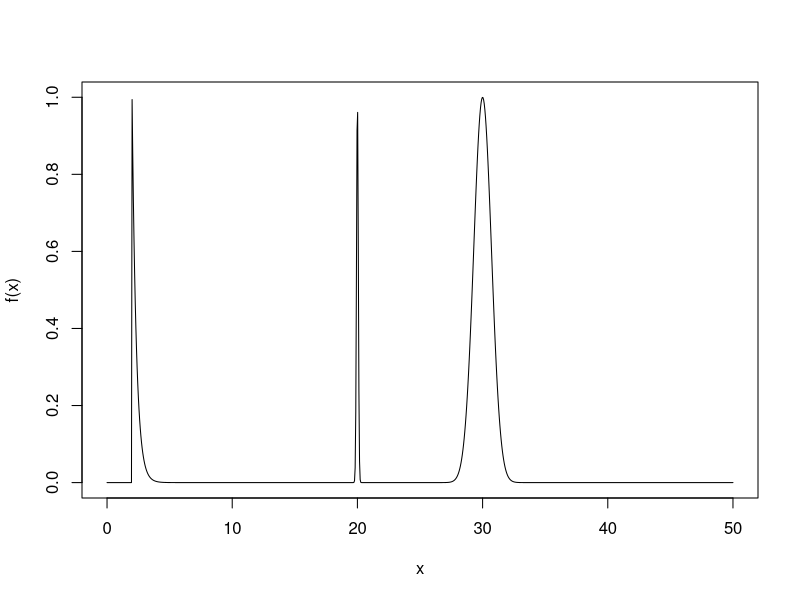
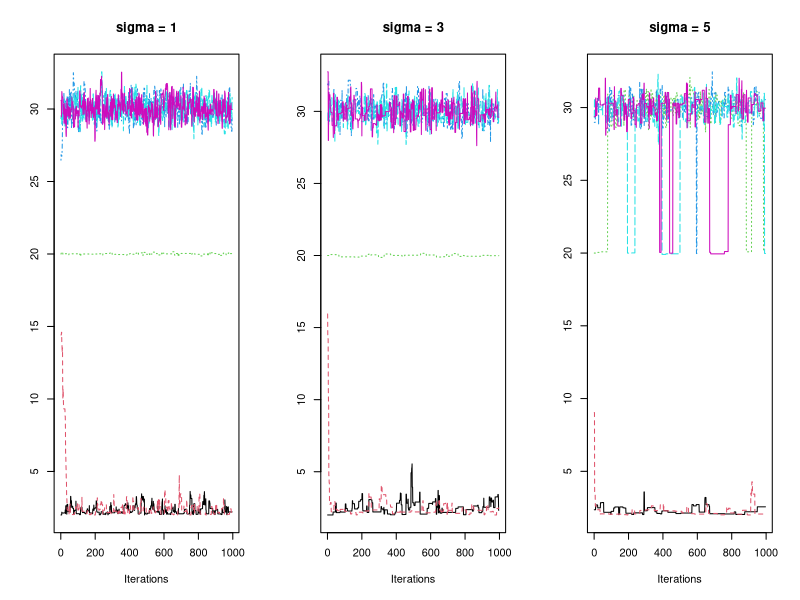
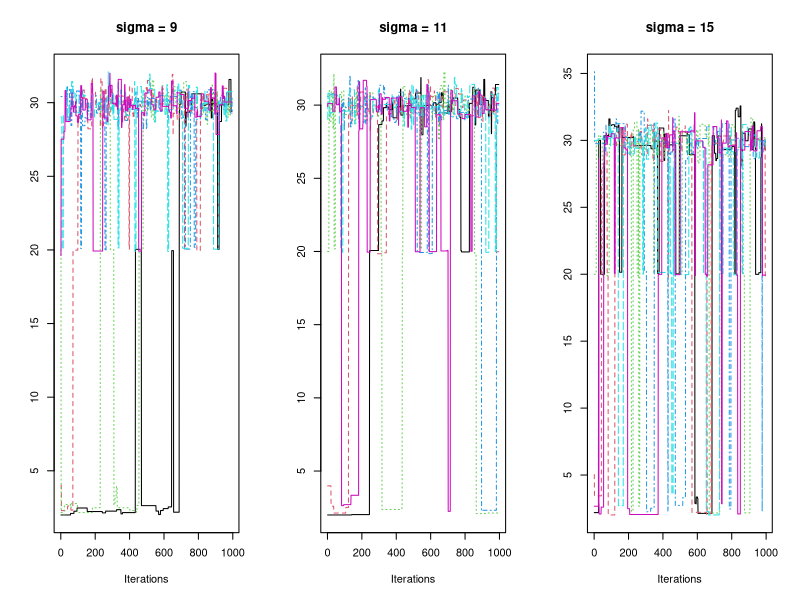
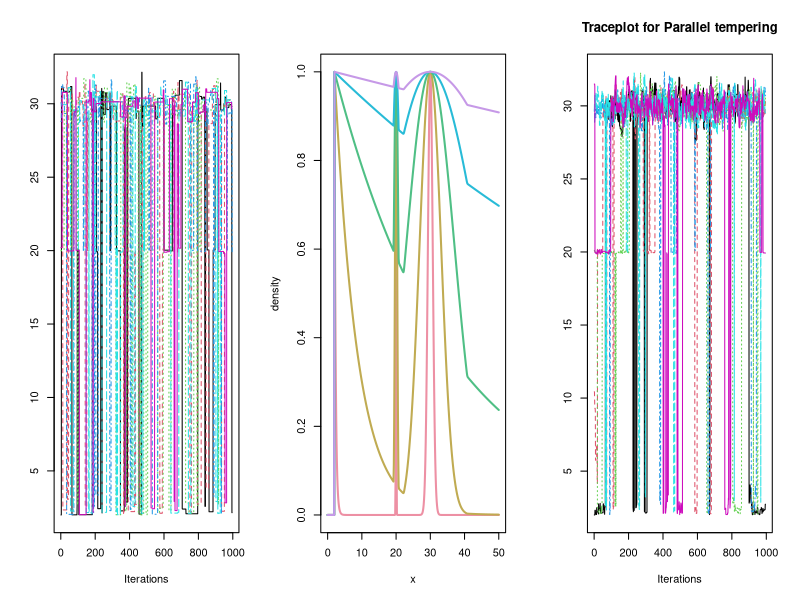

Reproduce these figures in R, in order.
## ---- chunk 1
knitr::opts_chunk$set(
  collapse = TRUE,
  comment = "#>"
)
include_solutions <- TRUE
## ---- chunk 2
set.seed(17)
require(rmarkdown)
require(knitr)
require(kableExtra)
# Put any library imports and other preamble here.
## ---- chunk 3
#| echo: false
#| label: fig-1
#| fig-cap: "Target Distribution up to normalisation constant"

#######################
# Question 1
#######################

library(coda)

target <- function(x) {
  if (x>=2){
    return (exp(-3*(x-2)) + exp(-(x-30)^2) + exp(-((x-20)^2)/0.01))
  }
  else{
    return (0)
  }
}

t=seq(0,50, length.out=1000)
plot(t, sapply(t, function(t) target(t)), type="l", xlab="x", ylab = "f(x)")
## ---- chunk 4
#| echo: false
#| label: fig-2
#| fig-cap: "Traceplots for smaller standard deviations"


MetrHastw <- function(X0, sigmaprop, nsteps, f){
  X <- numeric(nsteps+1) 
  X[1] <- X0
  for (i in 2:(nsteps+1)){
    Y <- rnorm(1, mean=X[i-1],sd=sigmaprop)
    if (log(runif(1)) <= log(f(Y)) -log(f(X[i-1]))){
      X[i] <- Y}
    else{ X[i] <- X[i-1]}
   }
 X[-(1:5)] #discarding burn in
} 

#seems larger variance is better when we have 10,000 samples for mixing. All chains converge pretty fast, it's just the different modes that make this distribution difficult.

#I should also compute the Gelman Rubin statistic for each chain as a quantitative way to display convergence or lack thereof
#Also group all the plots in one figure

X0s <- c(2, 15, 20, 25, 30, 35)
chains1 <-lapply(X0s, function(x0) mcmc(MetrHastw(x0, sigmaprop=1, nsteps=1000, f=target)))
chains2 <-lapply(X0s, function(x0) mcmc(MetrHastw(x0, sigmaprop=3, nsteps=1000, f=target)))
chains3 <-lapply(X0s, function(x0) mcmc(MetrHastw(x0, sigmaprop=5, nsteps=1000, f=target)))
chains4 <-lapply(X0s, function(x0) mcmc(MetrHastw(x0, sigmaprop=9, nsteps=1000, f=target)))#actually ends up completely missing the mass around x=20
chains5 <-lapply(X0s, function(x0) mcmc(MetrHastw(x0, sigmaprop=11, nsteps=1000, f=target)))
chains6 <- lapply(X0s, function(x0) mcmc(MetrHastw(x0, sigmaprop=15, nsteps=1000, f=target)))

par(mfrow=c(1,3))  

traceplot(chains1); title("sigma = 1")
traceplot(chains2); title("sigma = 3")
traceplot(chains3); title("sigma = 5")
## ---- chunk 5
#| echo: false
#| label: fig-3
#| fig-cap: "Traceplots for larger standard deviations"

par(mfrow=c(1,3))

traceplot(chains4); title("sigma = 9")
traceplot(chains5); title("sigma = 11")
traceplot(chains6); title("sigma = 15")
## ---- chunk 6
#| echo: false


chains <- list(chains1, chains2, chains3, chains4, chains5, chains6)

res <- data.frame(
  PointEst = sapply(chains, function(x) gelman.diag(x)$psrf[1]),
  UpperCI  = sapply(chains, function(x) gelman.diag(x)$psrf[2])
)

rownames(res) <- c("Sigma 1", "Sigma 3", "Sigma 5", "Sigma 9", "Sigma 11", "Sigma 15")
res
## ---- chunk 7
#| echo: false
#| label: fig-5
#| fig-cap: "Plots for independence sampler from a Uniform distribution"

### Question 1b

target <- function(x) {
  if (x>=2){
    return (exp(-3*(x-2)) + exp(-(x-30)^2) + exp(-((x-20)^2)/0.01))
  }
  else{
    return (0)
  }
}


MH_newprop <- function(X0, nsteps, f){
  X <- numeric(nsteps+1) 
  X[1] <- X0
  
  for (i in 2:(nsteps+1)){
    Y <- runif(1, min=2, max=45)
    log_acc <- log(f(Y)) - log(f(X[i-1])) #the proposal densities cancel out as they are the same everywhere 
    
    if (log(runif(1)) <= log_acc){
      X[i] <- Y
    }
    else{X[i] <- X[i-1]}
   }
 X[-(1:5)]
} 



chains_b <- lapply(X0s, function(x0) mcmc(MH_newprop(x0, nsteps=1000, f=target))) #independence sampler is SUPER good with only 1000 iterations!!!
traceplot(chains_b)



## ---- chunk 8
#| echo: false
gelman.diag(chains_b)
## ---- chunk 9
#| echo: false
#| label: fig-6
#| fig-cap: "Tempered probability distributions, comparing T=1 (pink), T=20 (orange), T=100 (green), T=200 (blue), T=1000 (purple)"

### Question 1c
paralleltemp <- function(num.steps, Ts, sigmas, g, initial) { #taken from chapter 11 problem set 5.1 solution
  M <- length(Ts)
  samples <- matrix(NA, nrow = num.steps, ncol=M)
  
  X <- rep(initial, M) #we start at 3 since we know the target has non zero probability here
  
  for (n in 1:num.steps) {
      # we are going to do a x-step
      for (m in 1:M) {
        y <- X[m] + sigmas[m]*rnorm(1)
        
        #RW Metropolis Hasting Acceptance probability
        alpha <- g(y)^(1/Ts[m]) / g(X[m])^(1/Ts[m])
        
        if (runif(1) <= alpha) {
          X[m] <- y
        }
      }
      ### we are going for a swap
      m <- sample(1:(M-1), 1)
      
      num = (g(X[m])^(1/Ts[m+1])*g(X[m+1])^(1/Ts[m]))
      denom = (g(X[m])^(1/Ts[m])*g(X[m+1])^(1/Ts[m+1]))
      
      if (runif(1) <= num/denom) {
        X[c(m, m+1)] = X[c(m+1, m)]
      }
    
    samples[n, ] = X
  }
  
  return(samples)
}

targetvector <- function(x) {
  ifelse(
    x >= 2,
    exp(-3*(x-2)) + exp(-(x-30)^2) + exp(-((x-20)^2)/0.01),
    0
  )
}

Ts <- c(1,20,100,400,1500) 
#can plot the tempered distributions

x <- seq(0, 50, length.out = 500)

# empty plot
plot(NA, xlim = c(0, 50), ylim = c(0, 1), 
     xlab = "x", ylab = "density")

# colour palette
cols <- hcl.colors(length(Ts), "Set2")

# add lines
for (i in seq_along(Ts)) {
  T <- Ts[i]
  lines(x, targetvector(x)^(1/T), col = cols[i], lwd = 2)
}
## ---- chunk 10
#| echo: false
#| label: fig-7
#| fig-cap: "Traceplot for parallel tempering algorithm"
num.steps <- 1000 
sigmas <- c(0.5,3,6,9,12)
X0s <- c(2, 15, 20, 25, 30, 35)

justchain1 <- function(x0) {
  return(paralleltemp(num.steps, Ts, sigmas, g=target, initial=x0)[,1][-(1:5)])
}

chains_parallel <-lapply(X0s, function(x0) mcmc(justchain1(x0)))


traceplot(chains_parallel); title("Traceplot for Parallel tempering")
## ---- chunk 11
#| echo: false
gelman.diag(chains_parallel)
## ---- chunk 12
#| echo: false
average_ESS <- function(chains){
  ess <- rep(0,6)
  for (i in 1:6){
    ess[i] <- effectiveSize((chains[i]))
  }
  return (mean(ess))
}

res <- data.frame(
  Method = c("Random Walk", "Independence sampler", "Parallel tempering"),
  ESS = c(
    average_ESS(chains6),
    average_ESS(chains_b),
    average_ESS(chains_parallel)
  )
)

cat("\nAverage ESS by Method\n")
print(res)
## ---- chunk 13
#| echo: false

#Speed Tests

system.time({
   lapply(X0s, function(x0) mcmc(MetrHastw(x0, sigmaprop=15, nsteps=100000, f=target)))
})

system.time({
   lapply(X0s, function(x0) mcmc(MH_newprop(x0, nsteps=100000, f=target)))
})


system.time({justchain1 <- function(x0) {
  return(paralleltemp(num.steps=100000, Ts, sigmas, g=target, initial=x0)[,1][-(1:5)])
}
chains_parallel <-lapply(X0s, function(x0) mcmc(justchain1(x0)))
})
## ---- chunk 14
#| echo: false

#Obtaining E[X] through numerical integration
